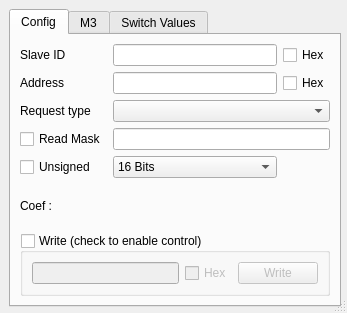
<?xml version="1.0" encoding="UTF-8"?>
<ui version="4.0">
 <class>Pdevmodbusui</class>
 <widget class="QDialog" name="Pdevmodbusui">
  <property name="windowModality">
   <enum>Qt::NonModal</enum>
  </property>
  <property name="geometry">
   <rect>
    <x>0</x>
    <y>0</y>
    <width>347</width>
    <height>313</height>
   </rect>
  </property>
  <property name="focusPolicy">
   <enum>Qt::StrongFocus</enum>
  </property>
  <property name="windowTitle">
   <string>DevModBus</string>
  </property>
  <property name="windowIcon">
   <iconset resource="../onewire.qrc">
    <normaloff>:/images/images/kfm_home.png</normaloff>:/images/images/kfm_home.png</iconset>
  </property>
  <property name="autoFillBackground">
   <bool>true</bool>
  </property>
  <property name="sizeGripEnabled">
   <bool>true</bool>
  </property>
  <property name="modal">
   <bool>false</bool>
  </property>
  <widget class="QTabWidget" name="tabWidget">
   <property name="geometry">
    <rect>
     <x>9</x>
     <y>9</y>
     <width>332</width>
     <height>298</height>
    </rect>
   </property>
   <property name="currentIndex">
    <number>0</number>
   </property>
   <widget class="QWidget" name="Config">
    <attribute name="title">
     <string>Config</string>
    </attribute>
    <layout class="QGridLayout" name="gridLayout_2">
     <item row="6" column="0" colspan="3">
      <widget class="QGroupBox" name="groupBoxWrite">
       <property name="title">
        <string>Write (check to enable control)</string>
       </property>
       <property name="checkable">
        <bool>true</bool>
       </property>
       <property name="checked">
        <bool>false</bool>
       </property>
       <layout class="QGridLayout" name="gridLayout_3">
        <item row="0" column="0">
         <widget class="QLineEdit" name="Write_Value"/>
        </item>
        <item row="0" column="1">
         <widget class="QCheckBox" name="hexWrite">
          <property name="text">
           <string>Hex</string>
          </property>
         </widget>
        </item>
        <item row="0" column="2">
         <widget class="QPushButton" name="pushButtonWrite">
          <property name="text">
           <string>Write</string>
          </property>
         </widget>
        </item>
       </layout>
      </widget>
     </item>
     <item row="5" column="0">
      <widget class="QLabel" name="labelCoef">
       <property name="text">
        <string>Coef :</string>
       </property>
      </widget>
     </item>
     <item row="1" column="1">
      <widget class="QLineEdit" name="Address"/>
     </item>
     <item row="0" column="2">
      <widget class="QCheckBox" name="hexSlaveID">
       <property name="text">
        <string>Hex</string>
       </property>
      </widget>
     </item>
     <item row="2" column="1" colspan="2">
      <widget class="QComboBox" name="requestType"/>
     </item>
     <item row="2" column="0">
      <widget class="QLabel" name="label_3">
       <property name="text">
        <string>Request type</string>
       </property>
      </widget>
     </item>
     <item row="3" column="0">
      <widget class="QCheckBox" name="Read_Mask_Enable">
       <property name="text">
        <string>Read Mask</string>
       </property>
      </widget>
     </item>
     <item row="1" column="2">
      <widget class="QCheckBox" name="hexAddress">
       <property name="text">
        <string>Hex</string>
       </property>
      </widget>
     </item>
     <item row="3" column="1" colspan="2">
      <widget class="QLineEdit" name="Read_Mask"/>
     </item>
     <item row="1" column="0">
      <widget class="QLabel" name="label_2">
       <property name="text">
        <string>Address</string>
       </property>
      </widget>
     </item>
     <item row="0" column="0">
      <widget class="QLabel" name="label">
       <property name="text">
        <string>Slave ID</string>
       </property>
      </widget>
     </item>
     <item row="0" column="1">
      <widget class="QLineEdit" name="SlaveID"/>
     </item>
     <item row="4" column="0">
      <widget class="QCheckBox" name="Unsigned">
       <property name="text">
        <string>Unsigned</string>
       </property>
      </widget>
     </item>
     <item row="4" column="1">
      <widget class="QComboBox" name="comboBoxResolution">
       <property name="currentText">
        <string>16 Bits</string>
       </property>
       <item>
        <property name="text">
         <string>16 Bits</string>
        </property>
       </item>
       <item>
        <property name="text">
         <string>32 Bits</string>
        </property>
       </item>
       <item>
        <property name="text">
         <string>64 Bits</string>
        </property>
       </item>
      </widget>
     </item>
    </layout>
   </widget>
   <widget class="QWidget" name="M3">
    <attribute name="title">
     <string>M3</string>
    </attribute>
    <widget class="QCheckBox" name="MuxEnable">
     <property name="geometry">
      <rect>
       <x>10</x>
       <y>40</y>
       <width>341</width>
       <height>23</height>
      </rect>
     </property>
     <property name="text">
      <string>Use M3 Multiplexer</string>
     </property>
    </widget>
   </widget>
   <widget class="QWidget" name="tab">
    <attribute name="title">
     <string>Switch Values</string>
    </attribute>
    <layout class="QGridLayout" name="gridLayout">
     <item row="0" column="2">
      <widget class="QCheckBox" name="MaxCheckBox">
       <property name="text">
        <string>Hex</string>
       </property>
       <property name="checked">
        <bool>true</bool>
       </property>
      </widget>
     </item>
     <item row="0" column="0">
      <widget class="QLabel" name="label_9">
       <property name="text">
        <string>Max Value</string>
       </property>
      </widget>
     </item>
     <item row="0" column="1">
      <widget class="QLineEdit" name="lineEditMaxValue">
       <property name="text">
        <string>FFFF</string>
       </property>
      </widget>
     </item>
     <item row="1" column="0" colspan="3">
      <widget class="QLabel" name="labelInfo">
       <property name="text">
        <string/>
       </property>
      </widget>
     </item>
    </layout>
   </widget>
  </widget>
 </widget>
 <resources>
  <include location="../onewire.qrc"/>
 </resources>
 <connections/>
</ui>
